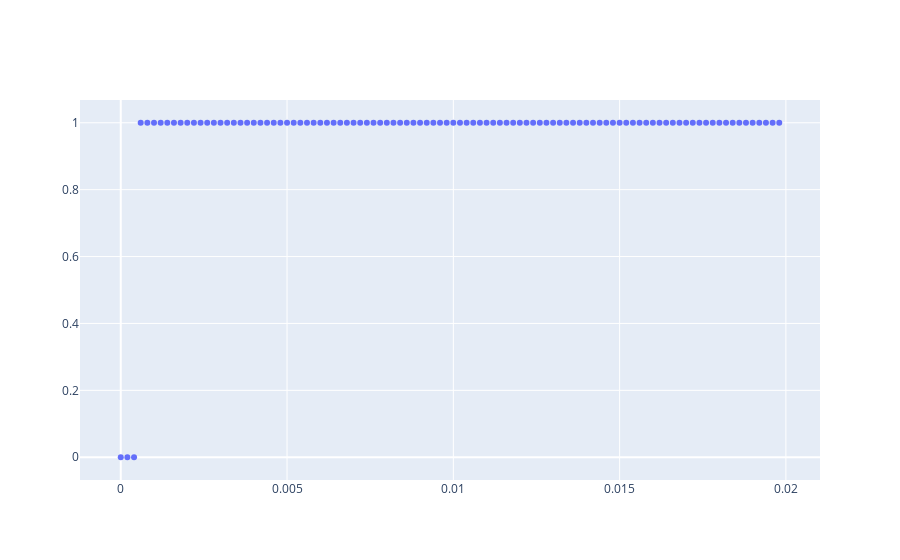

The notebook cell this image was saved under:
### Code cell
fig = go.Figure()
fig.add_trace(go.Scatter(x=h_vec, y=opt_e_vec,
                    mode='markers'))
fig.show()
